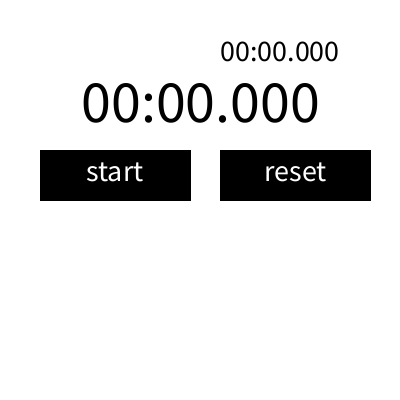
Frame 1 (no input)
Frame 2 (the mouse pressed at the canvas centre, redrawn once): identical to frame 1, image omitted

The Processing sketch that drew this single still picture (run headless with seeded random() and noise(); the mouse was pressed at the canvas centre and the sketch redrawn once):

// Processing sketch: StopWatchEx
// ── StopWatchEx.pde
int lapBaseTime;
int totalLap;
int lapID;
int baseTime;
int totalTime;
boolean flag;
int [] lapTimes = new int [5];

void setup() {
  size(400, 400);
  textAlign(CENTER,CENTER);
  flag = false;
}

void draw() {
  background(255);
  int now = millis();
  if(flag == false){
    lapBaseTime = now;
    baseTime = now;
    noLoop();
  }
  int time = totalTime + now - baseTime;
  int ms = time % 1000;
  int s = time / 1000 % 60;
  int m = time / 1000 / 60;

  textSize(60);
  fill(0);
  text(nf(m,2) + ":" + nf(s,2) + "." + nf(ms,3), width/2, height/2-100);
  int ltime = totalLap + now - lapBaseTime;
  int lms = ltime%1000;
  int ls = ltime/1000%60;
  int lm = ltime/1000/60;
  textSize(30);
  text(nf(lm,2) + ":" + nf(ls, 2) + "." + nf(lms,3), width/2+80, height/2-150);
  button();
  showLap();
}

void mousePressed() {
  int now = millis();

  if(mouseX > 40 && mouseX < 190 && mouseY > 150 && mouseY < 200){
    if(flag == false){
      flag = true;
      baseTime = now;
      lapBaseTime = now;
      loop();
    } else {
      flag = false;
      totalTime = totalTime+now - baseTime;
      totalLap = totalLap+now - lapBaseTime;
      button();
      noLoop();
    }
  } else if(mouseX > 220 && mouseX < 370 && mouseY > 150 && mouseY < 200){
    if(flag == false){
      totalTime = 0;
      totalLap = 0;
      lapID = 0;
      loop();
    } else {
      for(int i = 4; i >0; i--){
        lapTimes[i] = lapTimes[i-1];
      }
      lapTimes[0] = totalLap + now - lapBaseTime;

      lapBaseTime = now;
      totalLap = 0;
      lapID ++;

      println("LapID" + lapID);
      println("totalLap" + totalLap);
      println("lapBaseTime" + lapBaseTime);
      println("lapTimes" + lapTimes[0] + "lapTimes" + lapTimes[1] + "lapTimes" + lapTimes[3]);
    }
  }
}

void button() {
  fill(0);
  rect(40, 150, 150, 50);
  rect(220, 150, 150, 50);
  textSize(30);
  fill(255);
  if(flag == false){
    text("start", 115, 170);
    text("reset", 295, 170);
  } else {
    text("stop", 115, 170);
    text("lap", 295, 170);
  }
}

void showLap(){
  textSize(24);
  fill(0);
  for(int i=0; i<min(5,lapID); i++){
    int lms = lapTimes[i]%1000;
    int ls = (lapTimes[i]/1000)%60;
    int lm = (lapTimes[i]/1000)/60;
    text("lap" + nf(lapID-i,2) + " " + nf(lm,2) + ":" + nf(ls,2) + "." + nf(lms,3), width/2, 240+i*30);
  }
}
